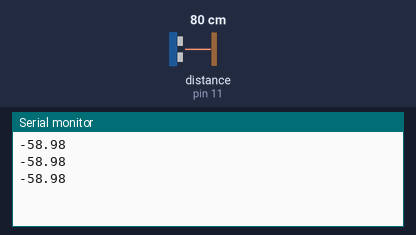
A sketch run on a simulated Arduino Uno, built with avr-gcc and run on an emulated ATmega328P. Parts: the last lines printed to the serial monitor. Wiring (inferred from the names in the program): ultrasonic range finder: trigger pin 12; echo pin 11. Inputs (shaded band) come from the test bench; at power-on: distance to the obstacle (sensor on pin 11) 80 cm. The echo pulse lasts 58.3 µs per cm.

Above: at 1.3 s.
1.4 s: distance to the obstacle (sensor on pin 11) set to 2 cm
At 1.9 s:
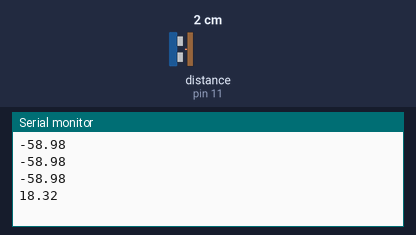
2.9 s: distance to the obstacle (sensor on pin 11) set to 4 cm
At 3.4 s:
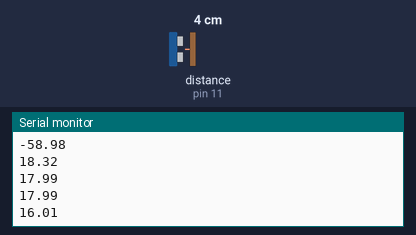
Timing chart, 0 to 5.9 s (numbered marks = the images above; inputs shaded):
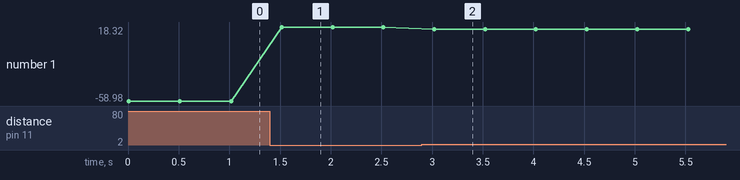

Measured:
- after the input at 1.4 s, the serial monitor: prints a new line after 0.12 s (image 1)
- after the input at 2.9 s, the serial monitor: prints a new line after 0.12 s (image 2)
- plotted number 1: -58.98 → 17.99 after the input at 1.4 s, 17.99 → 16.01 after the input at 2.9 s

The sketch:

level_sensor.ino
```cpp
/* Water Level Meter */

// Pin definitions
#define TRIGGER 12
#define ECHO 11


//Constants
float CONTAINER_HEIGHT = 20;

// Variables
float t = 0, distance = 0;

void setup()
{
  Serial.begin(9600);
  pinMode(TRIGGER, OUTPUT);
  pinMode(ECHO, INPUT);
}

void loop()
{
  digitalWrite(TRIGGER, HIGH);
  delayMicroseconds(10);
  digitalWrite(TRIGGER, LOW);
  delayMicroseconds(2);
  t = pulseIn(ECHO, HIGH);
  distance = t * 340 / 20000;
  float level = CONTAINER_HEIGHT - distance;
  Serial.println(level);
  delay(500);
}
```
